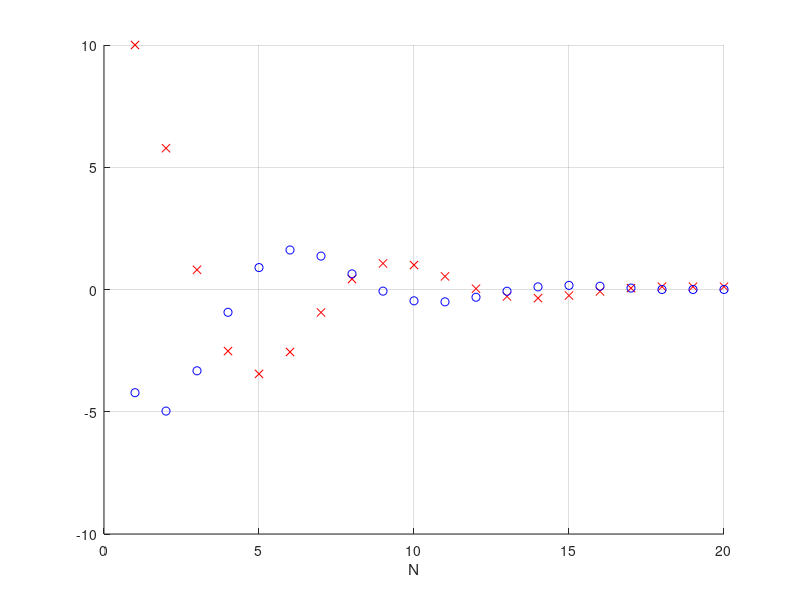

Write the MATLAB code that produced this figure.
% @now
% P(N) = 0
% for t = N-1:-1:now
% K(i) = -(...)^(-1) * B' * P(i+1)
% P(i) = Q + K'(i)*R)*K(i)-A'...
% u_k = K
clear A B Q R N P K
clc

x = [10 0]';
A = [1 1 ; 0 1];
B = [0 0 ; 0 1];
Q = eye(2);
R = eye(2);

N = 20;
P{N} = zeros(size(B*B'));


for i = (N-1):-1:1
    K{i} = -(B'*P{(i + 1)}*B + R)^(-1)*B'*P{(i + 1)};
    P{i} = Q+A'*P{i+1}*A - A'*P{(i + 1)}*B*(B'*P{(i + 1)}*B + R)^(-1)* B*P{(i + 1)}*A;
end; clear i


clear X_i x_j 

X_i{1} = A*x+B*K{1}*x;
for j = 2:N
    X_i{j} = (A+B*K{j-1})*X_i{j-1};
end


for j = 1:N
%     disp(['X_i{' num2str(j) '} = ']); disp(X_i{j})
    x_j(j,:) = X_i{j}';
end


figure(1); clf
    hold on
        plot(x_j(:,1), 'rx')
        plot(x_j(:,2), 'bo')
    hold off
    grid on
    xlabel('N')



% for m = 1:5
%     for i = (N-1):-1:1
%         K{i} = -(B'*P{(i + 1)}*B + R)^(-1)*B'*P{(i + 1)};
%         P{i} = Q+A'*P{i+1}*A - A'*P{(i + 1)}*B*(B'*P{(i + 1)}*B + R)^(-1)* B*P{(i + 1)}*A;
%     end; clear i
%     disp("K{1} = "); disp(K{1})
%     disp("P{1} = "); disp(P{1})
% end
